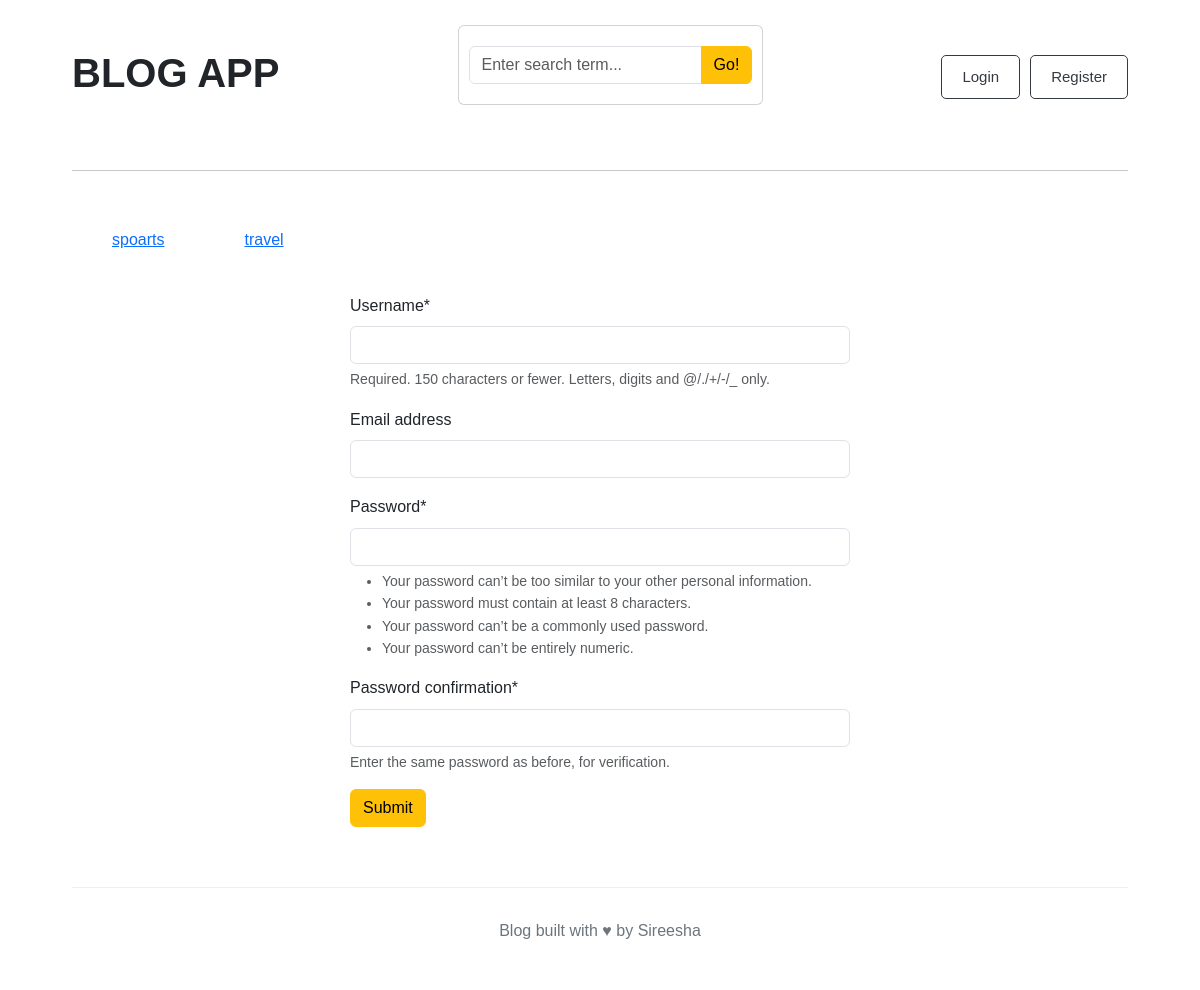
Before: /register with the older database file.
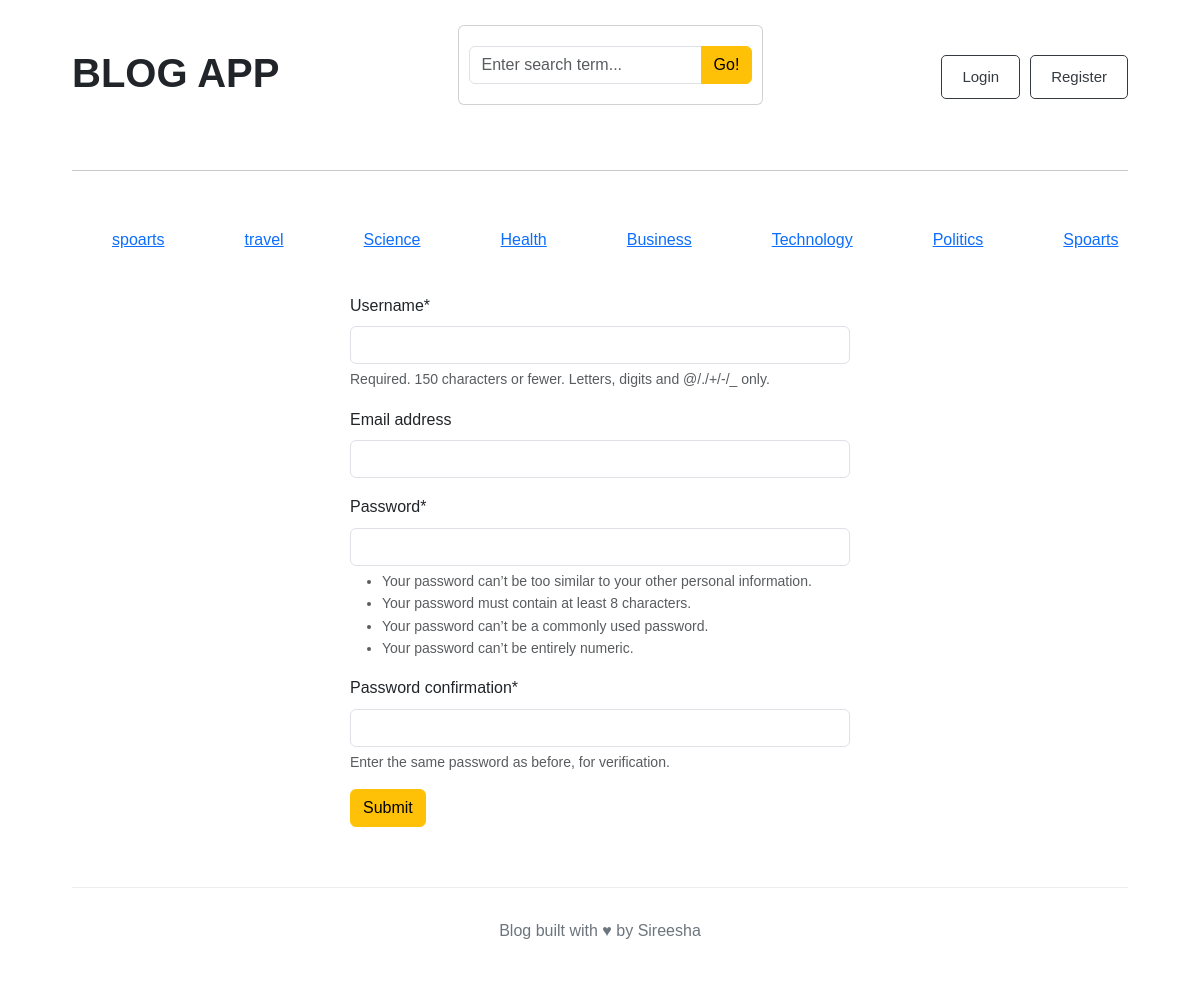
After: the same page with the newer database file.
### blogs/models.py (models this page shows, shortened)
class category(models.Model):
    category_name = models.CharField(max_length = 40,unique = True)
    created_at = models.DateTimeField(auto_now_add=True)
    updated_at = models.DateTimeField(auto_now = True)
    class Meta:
        verbose_name_plural='categories'

### blogs/views.py (the view)
# urls.py: path('register',views.register,name='register'),
def register(req):
   if req.method == 'POST':
      formTemplate = RegistrationForm(req.POST)
      if formTemplate.is_valid():
         formTemplate.save()
         return redirect('register')
      else:
         print(formTemplate.errors)
   else:
      formTemplate = RegistrationForm()
   return render(req,'registration.html',{'form':formTemplate})

### blog_project/forms.py
class RegistrationForm(UserCreationForm):
    class Meta:
        model = User
        fields = ['username', 'email', 'password1', 'password2']

### blogs/context_processors.py (called while the page is built)
def get_categories(request):
    categories = category.objects.all()
    return dict(categories=categories)

def searching(request):
    keyword = request.GET.get('keyword')
    print(keyword)
    return dict(keyword = keyword)

### blogs/Templates/registration.html (shortened to what this page needs)
{% extends 'base.html' %}
{% load crispy_forms_tags %}
{% block content %}
<form action="{% url 'register' %}" method = 'POST' style=" width:500px;margin:auto">
     {{ form|crispy}}
     <button type="submit" class="btn btn-warning">Submit</button>
 </form>
{% endblock %}

### blogs/Templates/base.html (shortened to what this page needs)
{% load static %}
<!DOCTYPE html>
<html lang="en">
<head>
     <link href="https://cdn.jsdelivr.net/npm/bootstrap@5.3.8/dist/css/bootstrap.min.css"
          rel="stylesheet">
<link rel="stylesheet" href="{% static 'css/blog.css' %}">
</head>
<body>
<main class="container">
    <div class="nav">
       <h2>BLOG APP</h2>
            <div class="card mb-4">
                <div class="card-body">
                    <form method="GET" action="{% url 'search'%}">
                        <div class="input-group">
                            <input class="form-control" type="text" value="{{keyword|default:''}}" name="keyword" placeholder="Enter search term...">
                            <button class="btn btn-warning"type="submit">
                                Go!
                            </button>
                        </div>
                    </form>
                </div>
            </div>
            <div class="buttons">
        {% if not user.is_authenticated %}
        <a href="{% url 'login' %}">
            <button class="btn btn-warning">Login</button>
        </a>
        <a href="{% url 'register' %}">
            <button class="btn btn-warning">Register</button>
        </a>
        {% else %}
        <span>logined as {{user}}</span>
        <a href="{% url 'logout'%}">
            <button class="btn btn-warning">Logout</button>
        </a>
        {% endif %}
        </div>
</div>
<hr>
<div class="topics">
            {% for topic in  categories %}
               <a href="{% url 'category_pages' topic.id%}" style="margin:40px">{{topic.category_name}}</a>
            {% endfor %}
</div>
 {% block content %}
 {% endblock %}
<footer>
    <p>
        Blog built with ♥ by Sireesha
    </p>
</footer>
</body>
</html>

Changed rows visible on the page:
added category: category_name "Science"
added category: category_name "Health"
added category: category_name "Business"
added category: category_name "Technology"
added category: category_name "Politics"
added category: category_name "Spoarts"
